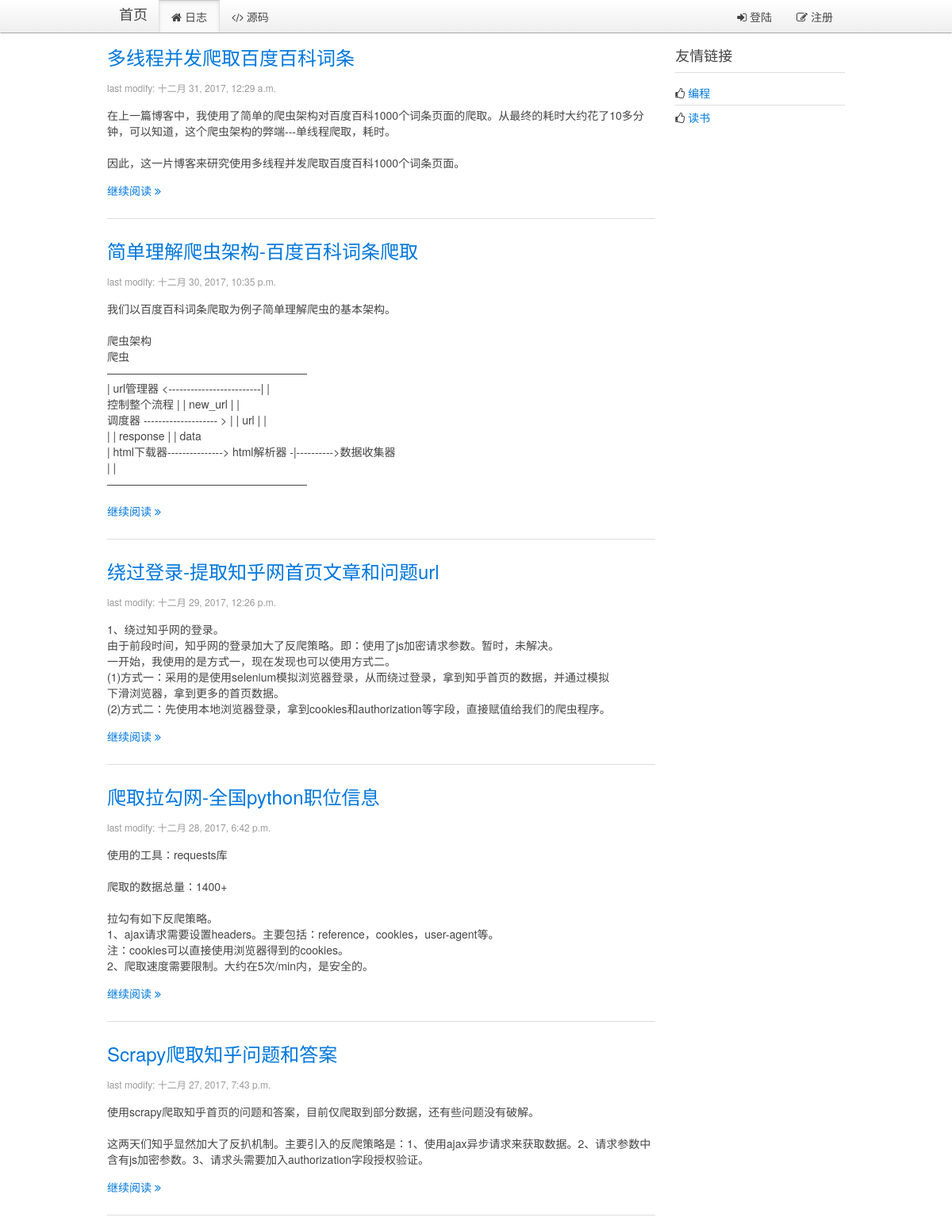
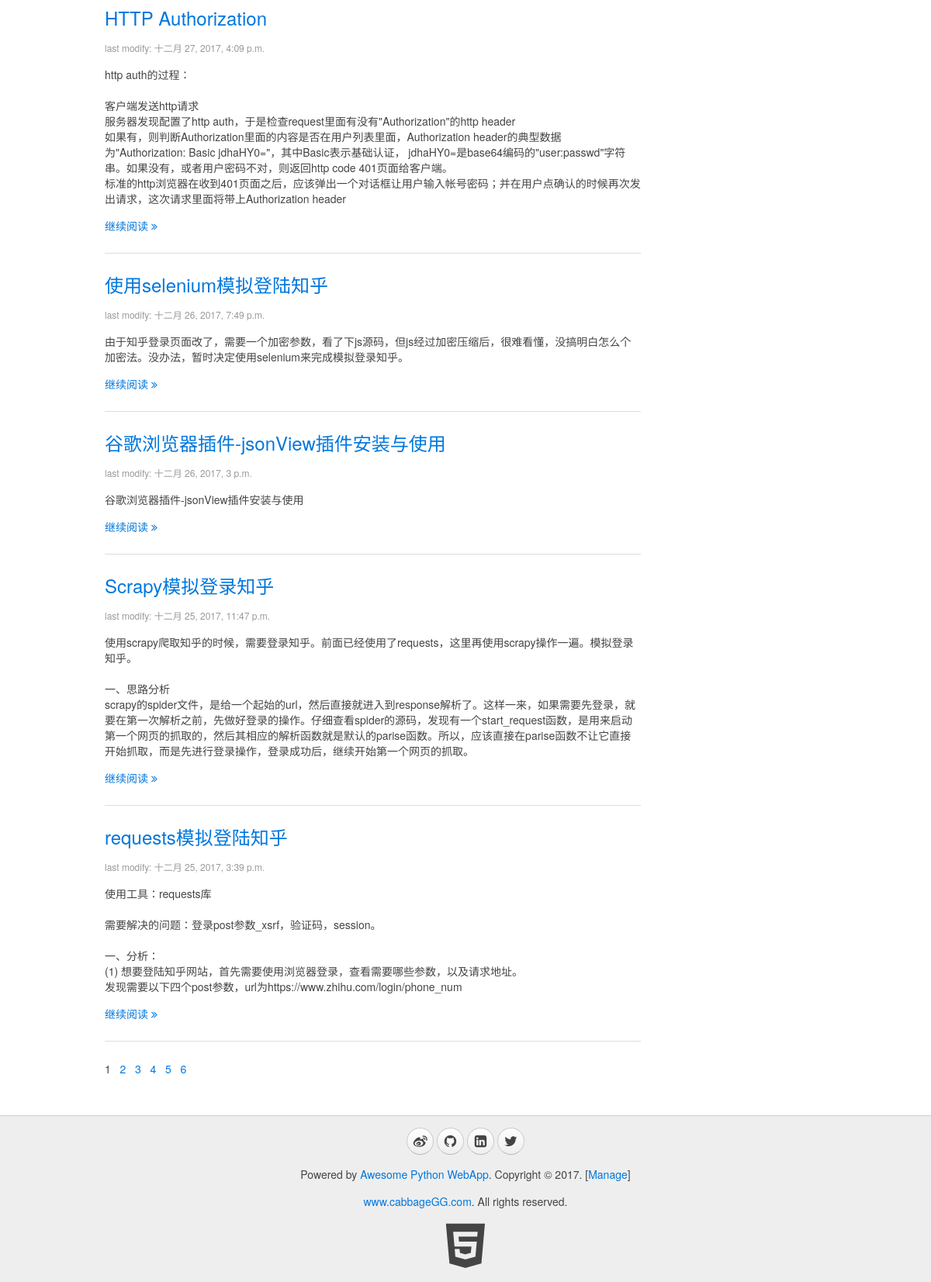
The app's page /, older data (2 pictures, top to bottom).
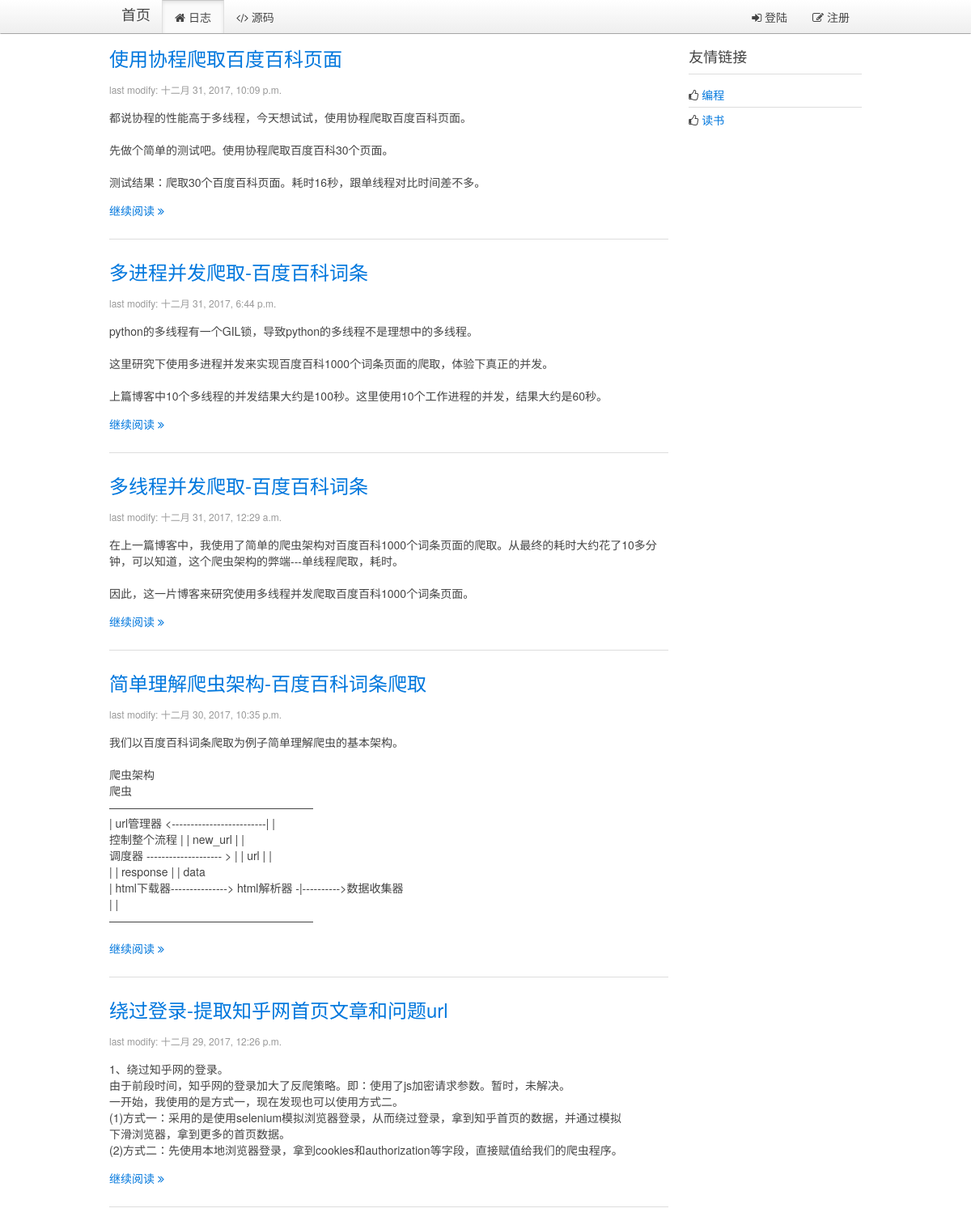
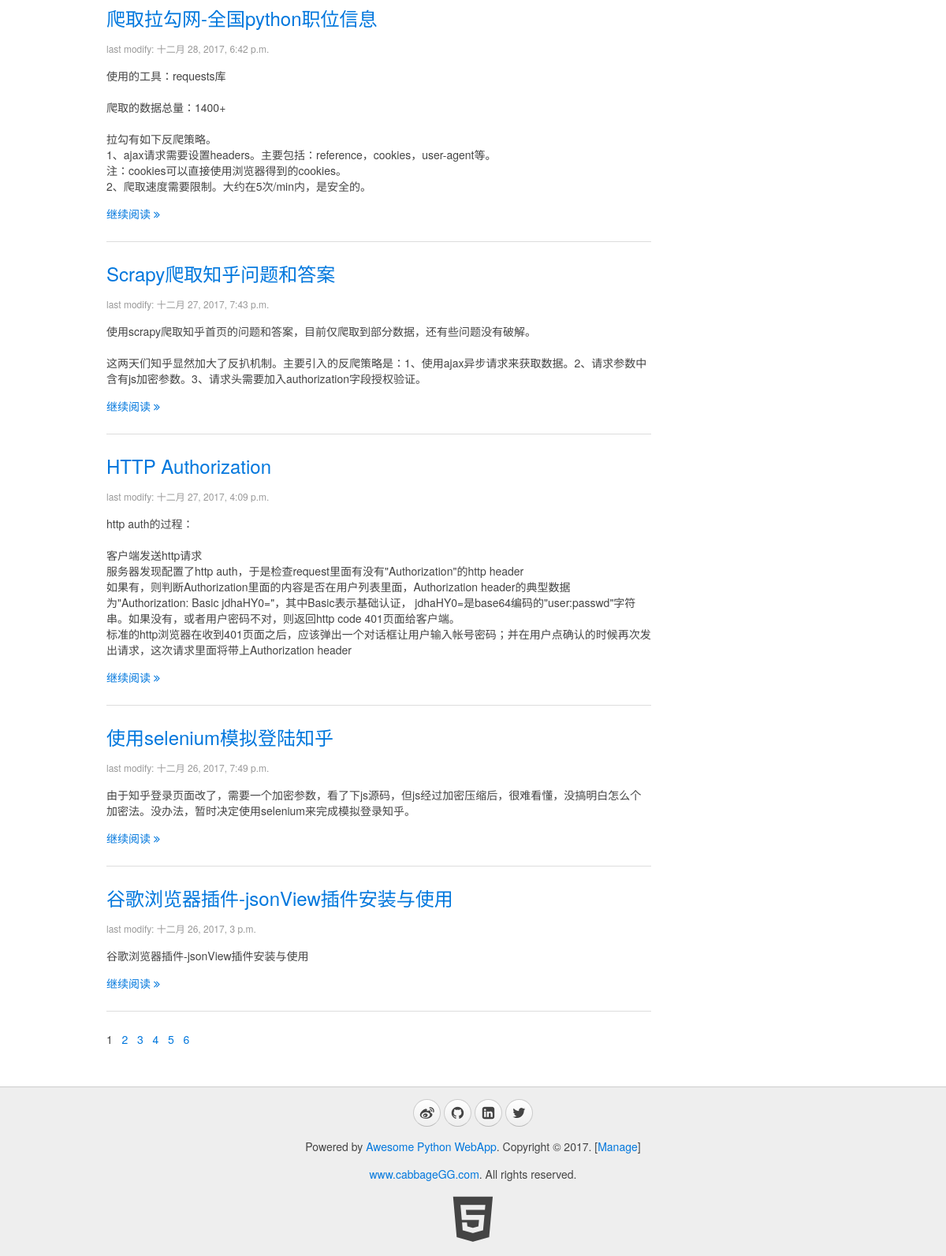
The same page, newer data (2 pictures, top to bottom).
### blog/models.py (models this page shows, shortened)
class Blog(models.Model):
    title = models.CharField(max_length=32, default="Title")
    content = models.TextField(null=True)
    summary = models.TextField(null=True)
    create_time = models.DateTimeField(null=True)

### blog/views.py (the view)
# urls.py: url(r'^$',views.blogs, name="index"),
def index(request):
    userinfo = ""
    account = request.COOKIES.get("account","")
    if account:
        userinfo = models.User.objects.filter(account=account)
        if userinfo:
            userinfo = userinfo[0]
    page = int(request.GET.get("p", "1"))
    first = (page - 1)*10
    end = first + 10
    blogs = models.Blog.objects.all()
    blogs = blogs[::-1]
    total_nums = len(blogs)
    if (total_nums % 10) > 0:
        page_nums = int(total_nums/10) + 1
    else:
        page_nums = int(total_nums/10)
    page_nums = range(0, page_nums)
    blogs = blogs[first:end]
    page = page - 1
    return render(request, "blog/index.html", {"blogs": blogs, "page":page, "page_nums":page_nums, "userinfo":userinfo})

### blog/templates/blog/index.html (shortened to what this page needs)
{% extends '__base__.html' %}
{% block content %}
    <div class="uk-width-medium-3-4">
    {% for blog in blogs %}
        <article class="uk-article">
            <h2><a href="/blog/page/{{ blog.id }}">{{ blog.title }}</a></h2>
            <p class="uk-article-meta">last modify: {{ blog.create_time }}</p>
            <p>{{ blog.summary | linebreaksbr }}</p>
            <p><a href="/blog/page/{{ blog.id }}">继续阅读 <i class="uk-icon-angle-double-right"></i></a></p>
        </article>
        <hr class="uk-article-divider">
    {% endfor %}
        <div class="page">
        {% for page_num in page_nums %}
            {% if page_num == page %}
                <span>{{ page_num|add:"1" }}&nbsp;&nbsp;</span>
            {% else %}
                <a href="?p={{ page_num|add:"1" }}"><span>{{ page_num|add:"1" }}&nbsp;&nbsp;</span></a>
            {% endif %}
        {% endfor %}
        </div>
    </div>
    <div class="uk-width-medium-1-4">
        <div class="uk-panel uk-panel-header">
            <h3 class="uk-panel-title">友情链接</h3>
            <ul class="uk-list uk-list-line">
                <li><i class="uk-icon-thumbs-o-up"></i> <a target="_blank" href="https://github.com/cabbageGG">编程</a></li>
                <li><i class="uk-icon-thumbs-o-up"></i> <a target="_blank" href="http://blog.jobbole.com/all-posts/">读书</a></li>
            </ul>
        </div>
    </div>
{% endblock %}

Row changes from the older to the newer data that the page shows:
no longer on this page (row unchanged): Blog: title "Scrapy模拟登录知乎", create_time "十二月 25, 2017, 11:47 p.m.", summary "使用scrapy爬取知乎的时候，需要登录知乎。前面已经使用了requests，这里再使用scrapy操作一遍。模拟登录知乎。 一、思路分析 scrapy的spider文件，是给一个起始的url，然后直接就进入到response解析了。这样一来，如果需要先登录，就要在第一次解析之前，先做好登录的操作。仔细查看spider的源码，发现有一个start_request函数，是用来启动第一个网页的抓取的，然后其相应的解析函数就是默认的parise函数。所以，应该直接在parise函数不让它直接开始抓取，而是先进行登录操作，登录成功后，继续开始第一个网页的抓取。"
no longer on this page (row unchanged): Blog: title "requests模拟登陆知乎", create_time "十二月 25, 2017, 3:39 p.m.", summary "使用工具：requests库 需要解决的问题：登录post参数_xsrf，验证码，session。 一、分析： (1) 想要登陆知乎网站，首先需要使用浏览器登录，查看需要哪些参数，以及请求地址。 发现需要以下四个post参数，url为https://www.zhihu.com/login/phone_num"
added Blog: title "使用协程爬取百度百科页面", create_time "十二月 31, 2017, 10:09 p.m.", summary "都说协程的性能高于多线程，今天想试试，使用协程爬取百度百科页面。 先做个简单的测试吧。使用协程爬取百度百科30个页面。 测试结果：爬取30个百度百科页面。耗时16秒，跟单线程对比时间差不多。"
added Blog: title "多进程并发爬取-百度百科词条", create_time "十二月 31, 2017, 6:44 p.m.", summary "python的多线程有一个GIL锁，导致python的多线程不是理想中的多线程。 这里研究下使用多进程并发来实现百度百科1000个词条页面的爬取，体验下真正的并发。 上篇博客中10个多线程的并发结果大约是100秒。这里使用10个工作进程的并发，结果大约是60秒。"
changed Blog: title "多线程并发爬取百度百科词条" → "多线程并发爬取-百度百科词条"
